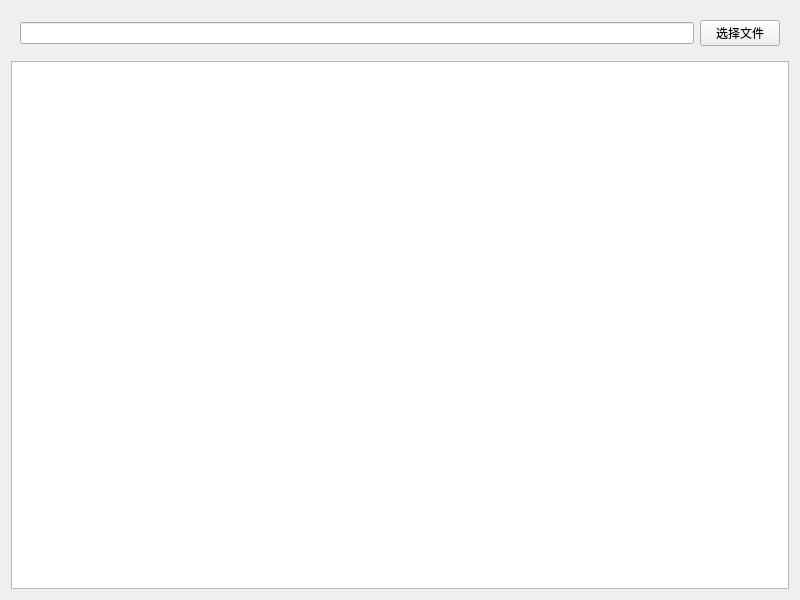
<?xml version="1.0" encoding="UTF-8"?>
<ui version="4.0">
 <class>Widget</class>
 <widget class="QWidget" name="Widget">
  <property name="geometry">
   <rect>
    <x>0</x>
    <y>0</y>
    <width>800</width>
    <height>600</height>
   </rect>
  </property>
  <property name="windowTitle">
   <string>Widget</string>
  </property>
  <layout class="QVBoxLayout" name="verticalLayout">
   <item>
    <widget class="QWidget" name="widget" native="true">
     <layout class="QHBoxLayout" name="horizontalLayout">
      <item>
       <widget class="QLineEdit" name="lineEdit"/>
      </item>
      <item>
       <widget class="QPushButton" name="pushButton">
        <property name="text">
         <string>选择文件</string>
        </property>
       </widget>
      </item>
     </layout>
    </widget>
   </item>
   <item>
    <widget class="QTextEdit" name="textEdit"/>
   </item>
  </layout>
 </widget>
 <resources/>
 <connections/>
</ui>
